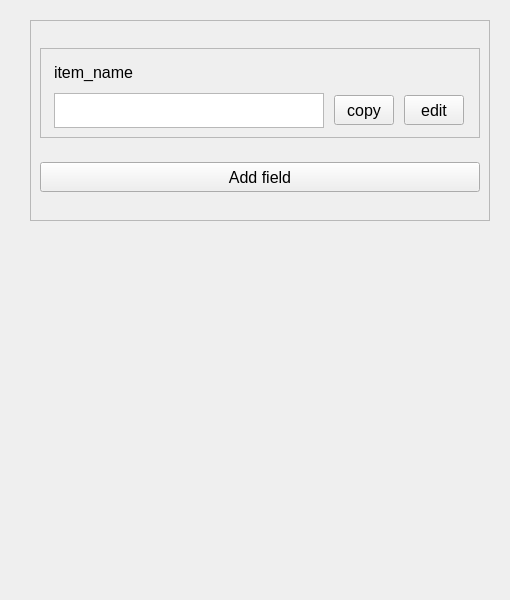
<?xml version="1.0" encoding="UTF-8"?>
<ui version="4.0">
 <class>MainWindow</class>
 <widget class="QMainWindow" name="MainWindow">
  <property name="geometry">
   <rect>
    <x>0</x>
    <y>0</y>
    <width>510</width>
    <height>600</height>
   </rect>
  </property>
  <property name="minimumSize">
   <size>
    <width>510</width>
    <height>600</height>
   </size>
  </property>
  <property name="maximumSize">
   <size>
    <width>510</width>
    <height>600</height>
   </size>
  </property>
  <property name="windowTitle">
   <string>MainWindow</string>
  </property>
  <widget class="QWidget" name="centralwidget">
   <widget class="QScrollArea" name="scrollArea">
    <property name="geometry">
     <rect>
      <x>30</x>
      <y>20</y>
      <width>480</width>
      <height>201</height>
     </rect>
    </property>
    <property name="minimumSize">
     <size>
      <width>460</width>
      <height>0</height>
     </size>
    </property>
    <property name="maximumSize">
     <size>
      <width>460</width>
      <height>500</height>
     </size>
    </property>
    <property name="font">
     <font>
      <pointsize>12</pointsize>
     </font>
    </property>
    <property name="widgetResizable">
     <bool>true</bool>
    </property>
    <widget class="QWidget" name="scrollAreaWidgetContents">
     <property name="geometry">
      <rect>
       <x>0</x>
       <y>0</y>
       <width>478</width>
       <height>199</height>
      </rect>
     </property>
     <layout class="QVBoxLayout" name="verticalLayout_2">
      <item>
       <widget class="QFrame" name="frame">
        <property name="minimumSize">
         <size>
          <width>440</width>
          <height>0</height>
         </size>
        </property>
        <property name="maximumSize">
         <size>
          <width>440</width>
          <height>90</height>
         </size>
        </property>
        <property name="frameShape">
         <enum>QFrame::StyledPanel</enum>
        </property>
        <property name="frameShadow">
         <enum>QFrame::Raised</enum>
        </property>
        <layout class="QGridLayout" name="gridLayout">
         <item row="0" column="0">
          <widget class="QLabel" name="item_name">
           <property name="maximumSize">
            <size>
             <width>100</width>
             <height>90</height>
            </size>
           </property>
           <property name="text">
            <string>item_name</string>
           </property>
          </widget>
         </item>
         <item row="1" column="0">
          <widget class="QTextEdit" name="item_info">
           <property name="minimumSize">
            <size>
             <width>270</width>
             <height>35</height>
            </size>
           </property>
           <property name="maximumSize">
            <size>
             <width>270</width>
             <height>35</height>
            </size>
           </property>
          </widget>
         </item>
         <item row="1" column="1">
          <widget class="QPushButton" name="copy">
           <property name="minimumSize">
            <size>
             <width>60</width>
             <height>30</height>
            </size>
           </property>
           <property name="maximumSize">
            <size>
             <width>60</width>
             <height>30</height>
            </size>
           </property>
           <property name="text">
            <string>copy</string>
           </property>
          </widget>
         </item>
         <item row="1" column="2">
          <widget class="QPushButton" name="edit">
           <property name="maximumSize">
            <size>
             <width>60</width>
             <height>30</height>
            </size>
           </property>
           <property name="text">
            <string>edit</string>
           </property>
          </widget>
         </item>
        </layout>
       </widget>
      </item>
      <item>
       <widget class="QPushButton" name="pushButton">
        <property name="minimumSize">
         <size>
          <width>440</width>
          <height>30</height>
         </size>
        </property>
        <property name="maximumSize">
         <size>
          <width>440</width>
          <height>30</height>
         </size>
        </property>
        <property name="text">
         <string>Add field</string>
        </property>
       </widget>
      </item>
     </layout>
    </widget>
   </widget>
  </widget>
 </widget>
 <resources/>
 <connections/>
</ui>
